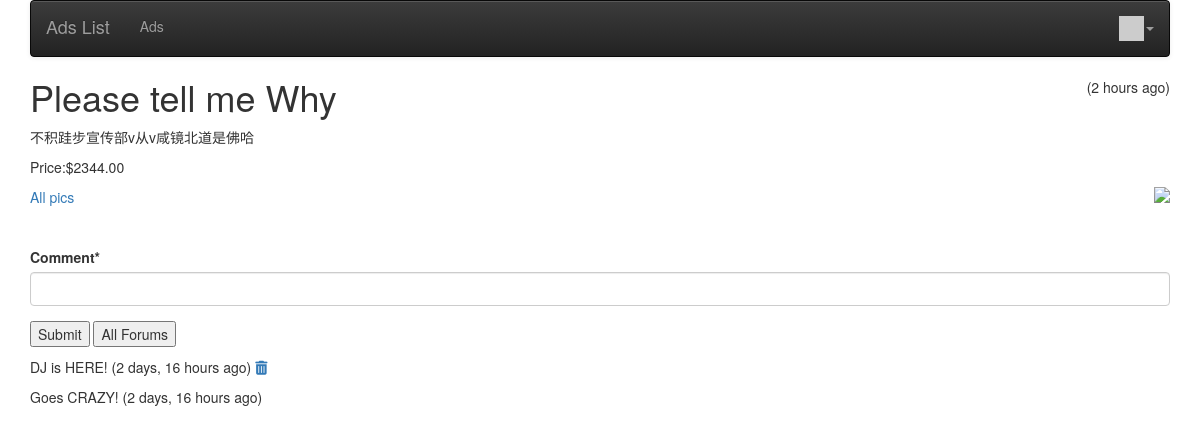
Page /ad/4 (signed in) on the committed database.
### ads/models.py (models this page shows, shortened)
class Ad(models.Model):
    title = models.CharField(
        max_length=200,
        validators=[MinLengthValidator(2, "Title must be greater than 2 characters")]
    )
    price = models.DecimalField(max_digits=7, decimal_places=2, null=True)
    text = models.TextField()
    created_at = models.DateTimeField(auto_now_add=True)
    updated_at = models.DateTimeField(auto_now=True)
    picture = models.BinaryField(null=True, editable=True)
    content_type = models.CharField(max_length=256, null=True, help_text='The MIMEType of the file')
    favorites = models.ManyToManyField(settings.AUTH_USER_MODEL,
                                       through='Fav', related_name='favorite_ads')
    owner = models.ForeignKey(settings.AUTH_USER_MODEL, on_delete=models.CASCADE)
    comments = models.ManyToManyField(settings.AUTH_USER_MODEL,
                                      through='Comment', related_name='comments_owned')

class Comment(models.Model):
    text = models.TextField(
        validators=[MinLengthValidator(3, "Comment must be greater than 3 characters")]
    )
    created_at = models.DateTimeField(auto_now_add=True)
    updated_at = models.DateTimeField(auto_now=True)
    ad = models.ForeignKey(Ad, on_delete=models.CASCADE)
    owner = models.ForeignKey(settings.AUTH_USER_MODEL, on_delete=models.CASCADE)

### ads/views.py (the view)
# urls.py: path('ad/<int:pk>', views.AdDetailView.as_view(), name='ad_detail'),
class AdDetailView(OwnerDetailView):
    template_name = 'ads/ad_detail.html'
    def get(self, request, pk):
        x = Ad.objects.get(id=pk)
        comments = Comment.objects.filter(ad=x).order_by('-updated_at')
        comment_form = CommentForm()
        context = {'forum': x, 'comments': comments, 'comment_form': comment_form}
        return render(request, self.template_name, context)

### ads/forms.py
class CommentForm(forms.Form):
    comment = forms.CharField(required=True, max_length=500, min_length=3, strip=True)

### ads/templatetags/app_tags.py (called while the page is built)
@register.filter(name='gravatar')
def gravatar(user, size=35):
    email = str(user.email.strip().lower()).encode('utf-8')
    email_hash = md5(email).hexdigest()
    url = "//www.gravatar.com/avatar/{0}?s={1}&d=identicon&r=PG"
    return url.format(email_hash, size)

### home/context_processors.py (called while the page is built)
def settings(request):
    return {
        'settings': django_settings,
    }

### ads/templates/ads/ad_detail.html (shortened to what this page needs)
{% extends "base_menu.html" %}
{% load humanize %}
{% block content %}
    <span style="float: right;">
    ({{ forum.updated_at|naturaltime }})
    </span>
    <h1>
        {{ forum.title }}
    </h1>
    <p>
        {{ forum.text }}
    </p>
    <p>
        Price:${{ forum.price }}
    </p>
    <p>
        {% if forum.content_type %}
            <img style="float:right; max-width:50%;" src="{% url 'ads:ad_picture' forum.id %}"
                 onclick="document.getElementById('overlay').style.display = 'block';">
        {% endif %}
    </p>
    <p>
        <a href="{% url 'ads:all' %}">All pics</a>
    </p>
    {% if user.is_authenticated %}
        <br clear="all"/>
        <p>
            {% load crispy_forms_tags %}
        <form method="post" action="{% url 'ads:ad_comment_create' forum.id %}">
            {{ comment_form|crispy }}
            <input type="submit" value="Submit">
            <input type="submit" value="All Forums"
                   onclick="window.location.href='{% url 'ads:all' %}';return false;">
        </form>
        </p>
    {% endif %}
    {% for comment in comments %}
        <p> {{ comment.text }}
            ({{ comment.updated_at|naturaltime }})
            {% if user == comment.owner %}
                <a href="{% url 'ads:ad_comment_delete' comment.id %}"><i class="fa fa-trash"></i></a>
            {% endif %}
        </p>
    {% endfor %}
{% endblock %}

### rows in the picture
Ad: updated_at "2 hours ago", title "Please tell me Why", text "不积跬步宣传部v从v咸镜北道是佛哈", price "2344.00"
Comment: text "DJ is HERE!", updated_at "2 days, 16 hours ago"
Comment: text "Goes CRAZY!", updated_at "2 days, 16 hours ago"

### other values in the picture
{{ settings.APP_NAME }} "Ads List"
